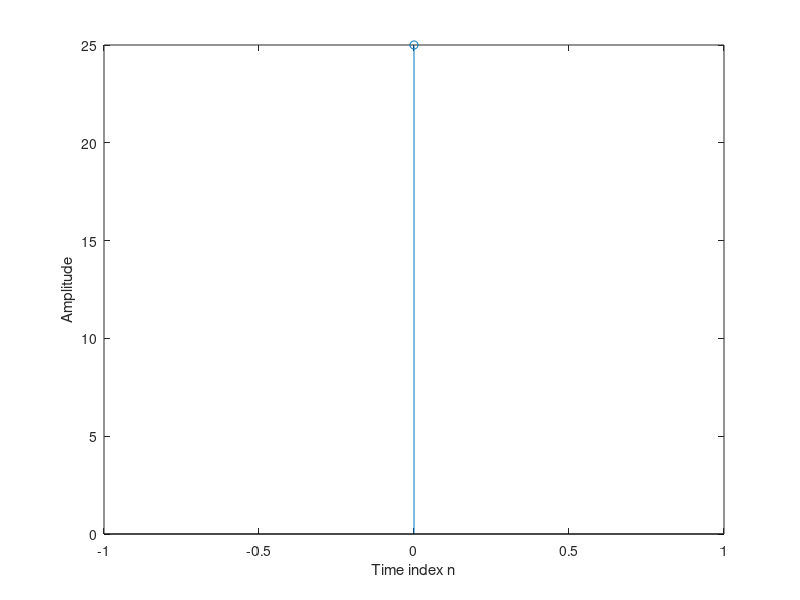

This chart was generated by the following MATLAB code:
% Program 2_2
% Illustration of Convolution
%
a = input('Type in the first sequence = ');
b = input('Type in the second sequence = ');
c = conv(a, b);
M = length(c)-1;
n = 0:1:M;
disp('output sequence =');disp(c)
stem(n,c)
xlabel('Time index n'); ylabel('Amplitude');